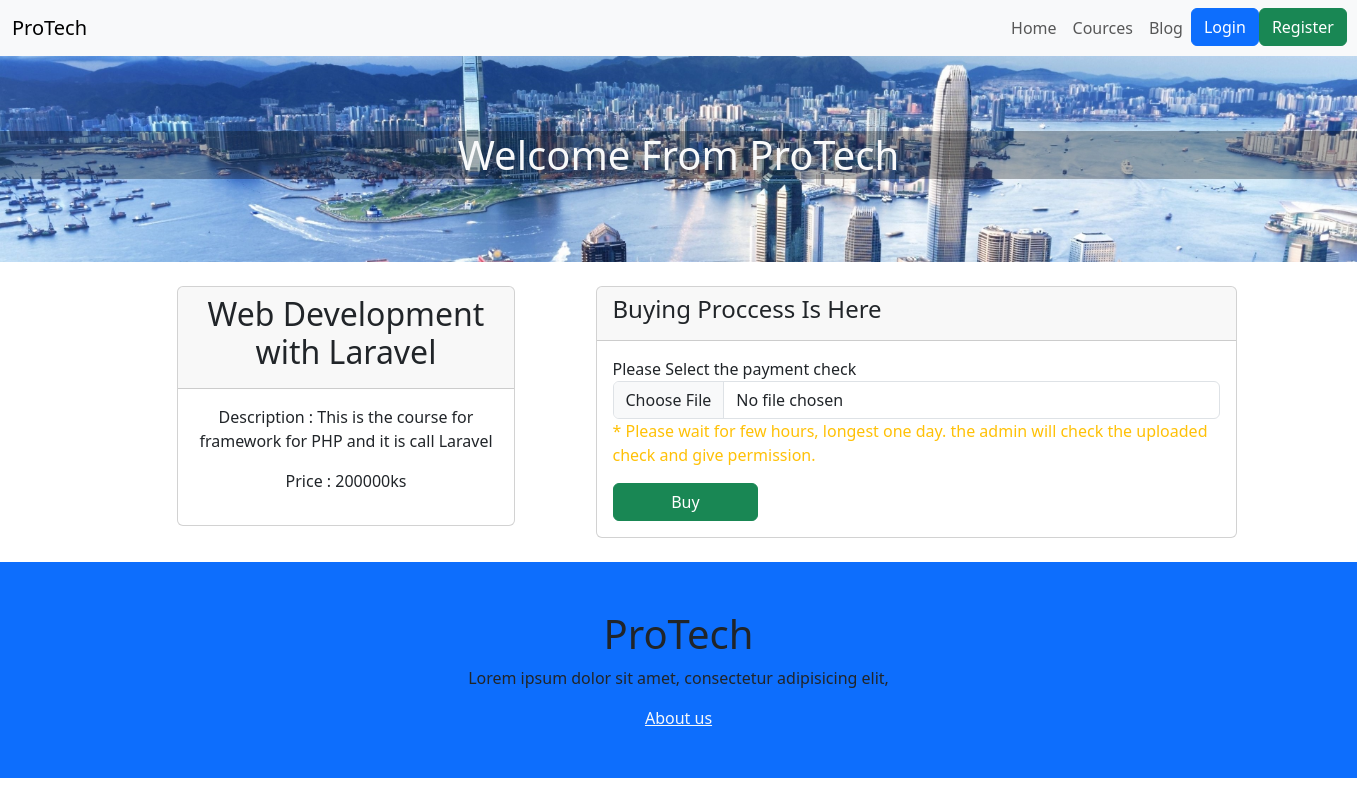
Page /buy_a_course.php?id=8 on the committed database.
### tables this page shows
CREATE TABLE `course` (
  `id` int(11) NOT NULL,
  `image` varchar(255) NOT NULL,
  `name` varchar(255) NOT NULL,
  `description` text NOT NULL,
  `price` int(11) NOT NULL,
  `category_id` int(11) NOT NULL
);

### buy_a_course.php (the view, shortened to what this page needs)
<?php
include 'config/connect.php';
 ?>
<!DOCTYPE html>
<html lang="en" dir="ltr">
<head>
    <link href="https://cdn.jsdelivr.net/npm/bootstrap@5.3.0/dist/css/bootstrap.min.css" rel="stylesheet">
  </head>
  <body>
    <?php include 'navbar.php'; ?>
    <?php
    $id = $_GET['id'];
    $stmt = $pdo->prepare("SELECT * FROM course WHERE id=$id");
    $stmt->execute();
    $data = $stmt->fetch(PDO::FETCH_ASSOC);
    ?>
    <div class="first-container">
      <h1 class="text-light text-center">Welcome From ProTech</h1>
    </div>
    <div class="main-container container mt-4 mb-4">
      <div class="row">
        <div class="col-5">
          <div class="card text-center w-75 ms-auto me-auto">
            <div class="card-header">
              <h2><?php echo $data['name']; ?></h2>
            </div>
            <div class="card-body">
              <p>Description : <?php echo $data['description']; ?></p>
              <p>Price : <?php echo $data['price']; ?>ks</p>
            </div>
          </div>
        </div>
        <div class="col-7">
          <div class="card">
            <div class="card-header">
              <h4>Buying Proccess Is Here</h4>
            </div>
            <div class="card-body">
              <?php
              $id = $_GET['id'];
              ?>
              <form action="buy_a_course.php?id=<?php echo $id; ?>" method="post" enctype="multipart/form-data">
                <label>Please Select the payment check</label>
                <input type="file" name="image" class="form-control">
                <p class="text-warning">* Please wait for few hours, longest one day. the admin will check the uploaded check and give permission.</p>
                <div class="row container">
                  <button type="submit" name="btn" class=" w-25 btn btn-success">Buy</button>
                </div>
              </form>
            </div>
          </div>
        </div>
      </div>
    </div>
    <div class="text-center footer bg-primary pt-5 pb-5">
      <h1>ProTech</h1>
      <p>Lorem ipsum dolor sit amet, consectetur adipisicing elit,</p>
      <a href="about.php" class="text-light">About us</a>
    </div>
  </body>
</html>

### buy_a_course.php (style rules this page uses)
.first-container { padding-top: 75px; background-image: url("image/background2.jpg"); background-size: cover; padding-bottom: 75px; }
.first-container h1 { background:rgba(0, 0, 0, 0.3); }

### rows in the picture
course: name "Web Development with Laravel", description "This is the course for framework for PHP and it is call Laravel", price "200000"
